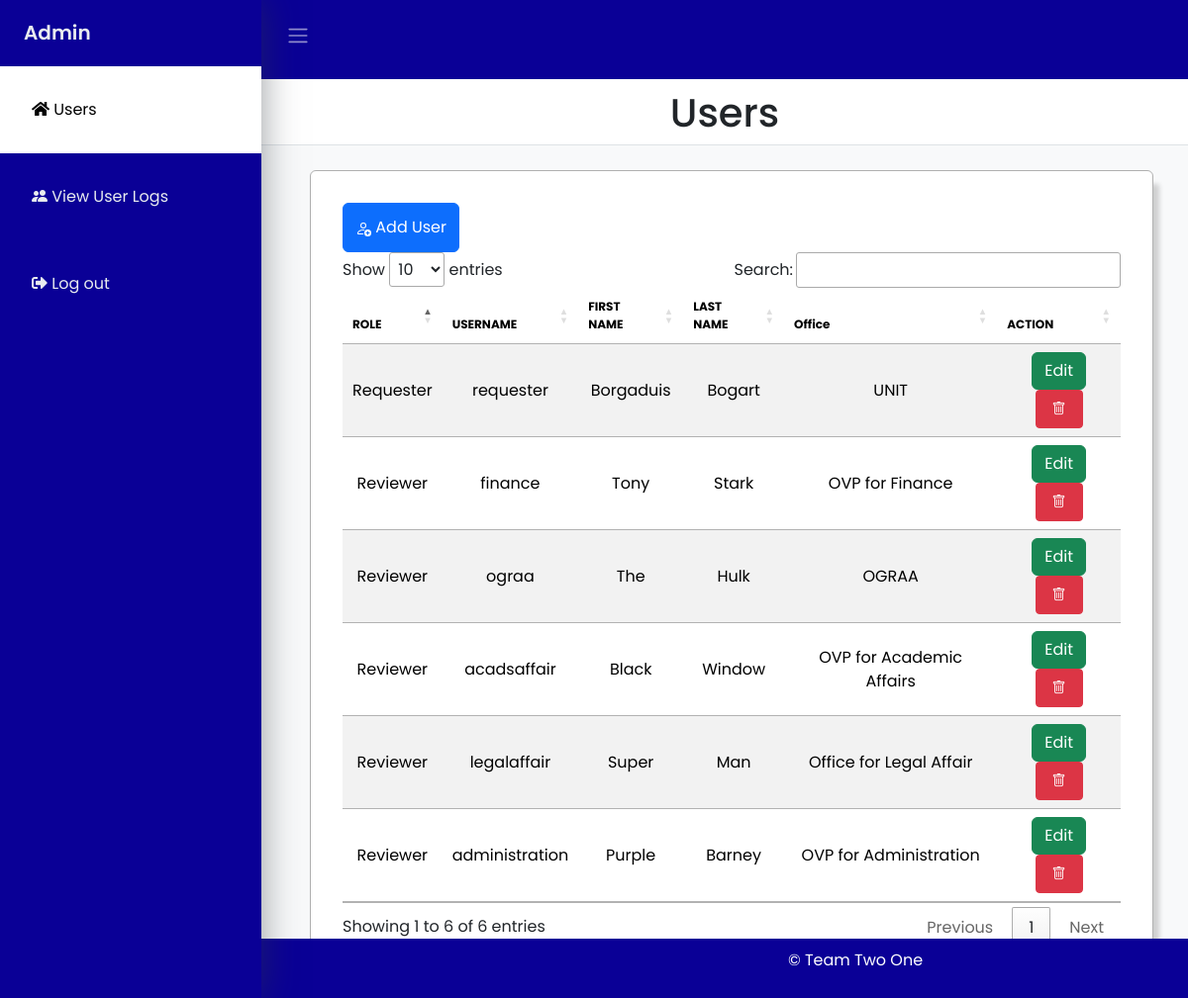
/pages/Admin/adminHome.php (signed in), run on the app's committed database.
### tables this page shows
CREATE TABLE `users` (
  `user_ID` int(11) NOT NULL,
  `username` varchar(50) NOT NULL,
  `password` varchar(50) NOT NULL,
  `firstName` varchar(50) NOT NULL,
  `lastName` varchar(50) NOT NULL,
  `userType` varchar(20) NOT NULL,
  `officeID` int(7) NOT NULL
);

CREATE TABLE `offices` (
  `officeID` int(11) NOT NULL,
  `officeName` varchar(50) NOT NULL
);

### pages/Admin/adminHome.php (the view, shortened to what this page needs)
<?php
    include '../../php/db.php';
?>
<!DOCTYPE html>
<html lang="en">
    <head>
        <link rel="shortcut icon" href="/img/logo.png" type="stylesheet" />
        <link rel="stylesheet" href="../../css/footer.css" />
        <link
            rel="stylesheet"
            href="https://cdn.jsdelivr.net/npm/bootstrap@5.3.1/dist/css/bootstrap.min.css"
 />
        <link rel="stylesheet" href="https://cdn.datatables.net/1.13.7/css/jquery.dataTables.min.css" />
        <link rel="stylesheet" href="https://cdn.jsdelivr.net/npm/bootstrap-icons@1.10.5/font/bootstrap-icons.css" />
        <link
            rel="stylesheet"
            href="https://cdnjs.cloudflare.com/ajax/libs/bootstrap-datepicker/1.9.0/css/bootstrap-datepicker.min.css" />
        <link rel="stylesheet" href="https://cdnjs.cloudflare.com/ajax/libs/font-awesome/5.15.3/css/all.min.css" />
        <link rel="stylesheet" href="../../css/adminUsers.css" />
    </head>
    <body>
        <div class="wrapper">
            <aside id="sidebar">
                <div class="h-100">
                    <div class="sidebar-logo">
                        <a href="#">Admin</a>
                    </div>
                    <ul class="sidebar-nav">
                        <li class="sidebar-item">
                            <a class="nav-link" href="./adminHome.php">
                                <span class="fas fa-home"></span>
                                Users
                            </a>
                        </li>
                        <li class="sidebar-item">
                            <a class="nav-link" href="./adminUserlogs.php">
                                <span class="bi bi-people-fill"></span>
                                View User Logs
                            </a>
                        </li>
                        <li class="sidebar-item">
                            <a href="put-link-here" class="nav-link" data-toggle="modal" data-target="#logoutModal">
                                <span class="fas fa-sign-out-alt"></span>
                                Log out
                            </a>
                        </li>
                    </ul>
                </div>
            </aside>
            <div class="main">
                <div class="container-fluid navbar-container">
                <div class="col-sm-1 pt-3">
                            <button class="btn" type="button" data-bs-theme="dark">
                                <span class="navbar-toggler-icon"></span>
                            </button>
                    </div>
                </div>
                <div class="row">
                    <div class="col users-label">
                        <h1>
                            Users
                        </h1>
                    </div>
                </div>
                <div class="ps-5 row  border rounded bg-light user-search-bar">
                    <div class="col-10 d-flex flex-wrap align-content-center">
                    </div>
                    <div class="col d-flex flex-wrap align-content-center">
                        <div class="input-group mb-1 d-flex flex-wrap align-content-center justify-content-center">
                        </div>
                    </div>
                     <div class="row justify-content-center mt-3">
                        <div class="col-md-12">
                            <div class="card shadow-2-strong">
                                <div class="card-body">
                                    <div class="table-responsive">
                                    <button class="btn btn-primary addUsersButton" type="button" id="addUserBtn" data-toggle="modal"
                                        data-target="#addUserModal">
                                Add User
                            </button>
                                        <table id="orderTable" class="table table-striped">
                                            <thead>
                                                <tr>
                                                    <th scope="col">ROLE</th>
                                                    <th scope="col">USERNAME</th>
                                                    <th scope="col">FIRST NAME</th>
                                                    <th scope="col">LAST NAME</th>
                                                    <th scope="col">Office</th>
                                                    <th scope="col">ACTION</th>
                                                </tr>
                                            </thead>
                                            <tbody id="user-list-data" class="users-list">
                                            <?php
                                                $sql = "SELECT users.*, officeName, users.officeID  FROM users
                                                INNER JOIN offices on users.officeID = offices.officeID
                                                WHERE users.user_ID not in (?, ?);";
                                                $st = $conn->prepare($sql);
                                                $st->bind_param("ii", $adminid, $uid);
                                                $st->execute();
                                                $res = $st->get_result();
                                                if ($res->num_rows > 0) {
                                                    while ($row = $res->fetch_assoc()) {
                                                        echo "<tr><td>" .$row['userType'] . "</td>
                                                        <td>" .$row['username'] ."</td>
                                                        <td>" .$row['firstName'] ."</td>
                                                        <td>" .$row['lastName'] ."</td>
                                                        <td>" .$row['officeName'] ."</td>
                                                        " .
                                                        '<td>
                                                            <button class="btn btn-success"
                                                            data-id="'.$row["user_ID"].'"
                                                            data-username="'.$row["username"].'"
                                                            data-password="'.$row["password"].'"
                                                            data-firstName="'.$row["firstName"].'"
                                                            data-lastName="'.$row["lastName"].'"
                                                            data-userType="'.$row["userType"].'"
                                                            data-officeID="'.$row["officeID"].'"
                                                            style="color:white"  data-toggle="modal" data-target="#editDiscountModal">
                                                                Edit
                                                            </button>
                                                            <button type"button" data-id="'.$row["user_ID"].'" class="btn btn-danger btn-sm px-3 py-2" data-toggle="modal" data-target="#deleteConfirmation">
                                                                <i class="bi bi-trash"></i>
                                                            </button>
                                                        </td></tr>';
                                                    }
                                                }
                                            ?>
                                            </tbody>
                                        </table>
                                    </div>
                                </div>
                            </div>
                        </div>
                    </div>
                </div>
        <div class="footer">
            <p>&copy; Team Two One</p>
        </div>
            </div>
    </body>
</html>

### css/footer.css (style rules this page uses)
.footer { background-color: var(--blue); color: #fff; text-align: center; padding: 10px; position: fixed; bottom: 0; width: 100%; }

### css/adminUsers.css (style rules this page uses)
:root { --mainColor: #f6f8fa; --darkBlack: #001C3F; --black:#000; --white: #fff; --darkGrey:#61666b; --blue: rgb(10, 0, 150); }
body { font-family: 'Poppins', sans-serif; margin: 0; }
.navbar-container { background-color: var(--blue); color: #fff; height: 5rem !important; display: flex; align-items: flex-start; }
a { cursor: pointer; text-decoration: none; font-family: 'Poppins', sans-serif; }
li { list-style: none; }
.wrapper { align-items: stretch; display: flex; width: 100%; }
#sidebar { max-width: 264px; min-width: 264px; transition: all 0.35s ease-in-out; box-shadow: 0 0 35px 0 rgba(49, 57, 66, 0.5); z-index: 2222; background-color: var(--blue); }
.main { display: flex; flex-direction: column; min-height: 100vh; width: 100%; overflow: hidden; transition: all 0.35s ease-in-out; }
.sidebar-logo { padding: 1.15rem 1.5rem; }
.sidebar-logo a { color: #e9ecef; font-size: 1.25rem; font-weight: 600; }
.sidebar-nav { padding: 0; }
.nav-link { padding: 2rem; color: #e9ecef !important; position: relative; display: block; font-size: 1rem; }
.active { color: #000 !important; background-color: white; }
.card { box-shadow: 10px 10px 5px -4px rgba(0,0,0,0.17); border: 1.5px solid #b0b0b0; padding: 1rem; cursor: pointer; padding-bottom: 2rem; height: 100%; }
.users-label { display: flex; flex-direction: row; justify-content: center; padding-top: 10px; }
.user-search-bar { padding-left: 10px; padding-right: 10px; }
.user-search-bar .align-content-center .mb-1 { padding-top: 5px; }
#addUserBtn { height: 50px; }
th { font-size: 12px; text-align: center; }
td { white-space: normal !important; word-wrap: break-word; vertical-align: middle; text-align: center; }

### data on the page
users: userType "Requester", username "requester", firstName "Borgaduis", lastName "Bogart", officeID.officeName "UNIT"
users: userType "Reviewer", username "finance", firstName "Tony", lastName "Stark", officeID.officeName "OVP for Finance"
users: userType "Reviewer", username "ograa", firstName "The", lastName "Hulk", officeID.officeName "OGRAA"
users: userType "Reviewer", username "acadsaffair", firstName "Black", lastName "Window", officeID.officeName "OVP for Academic Affairs"
users: userType "Reviewer", username "legalaffair", firstName "Super", lastName "Man", officeID.officeName "Office for Legal Affair"
users: userType "Reviewer", username "administration", firstName "Purple", lastName "Barney", officeID.officeName "OVP for Administration"
